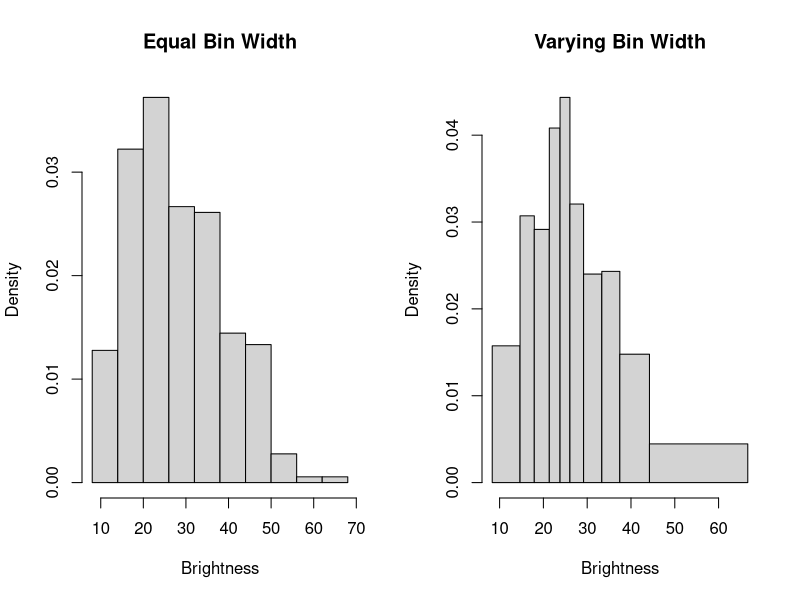
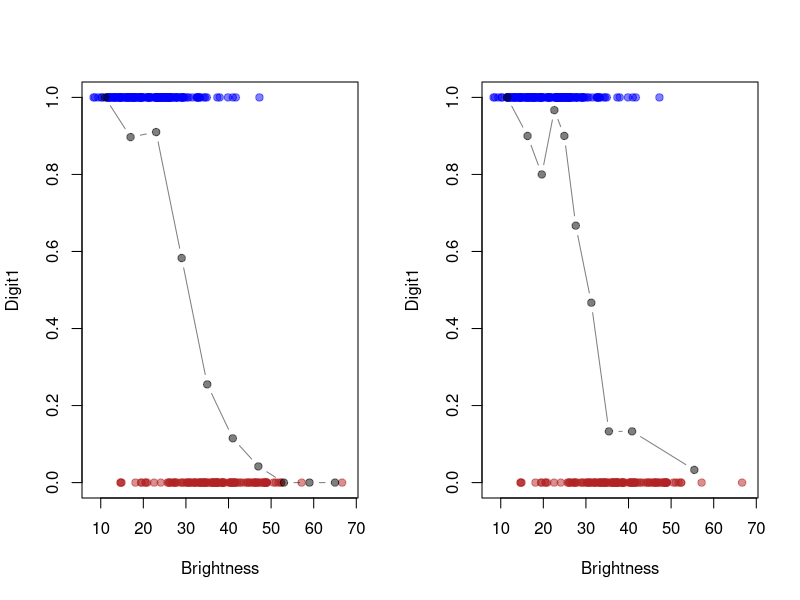
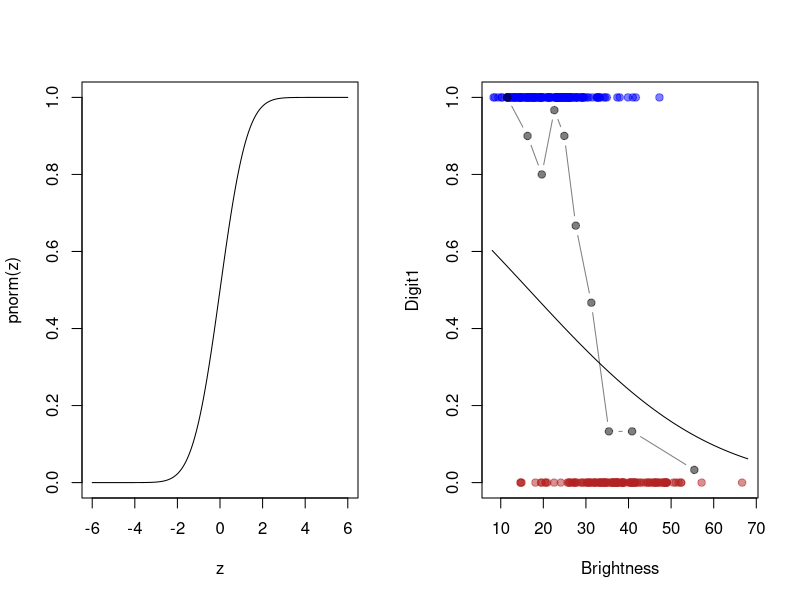
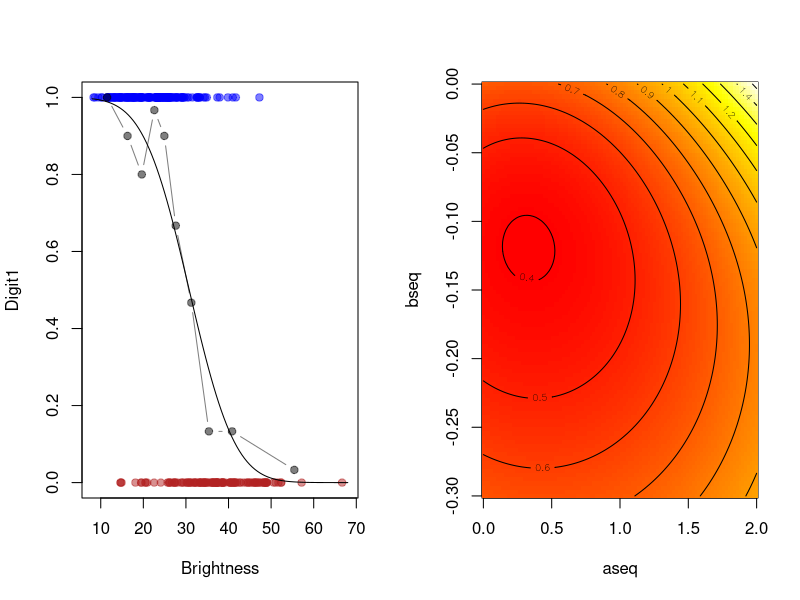
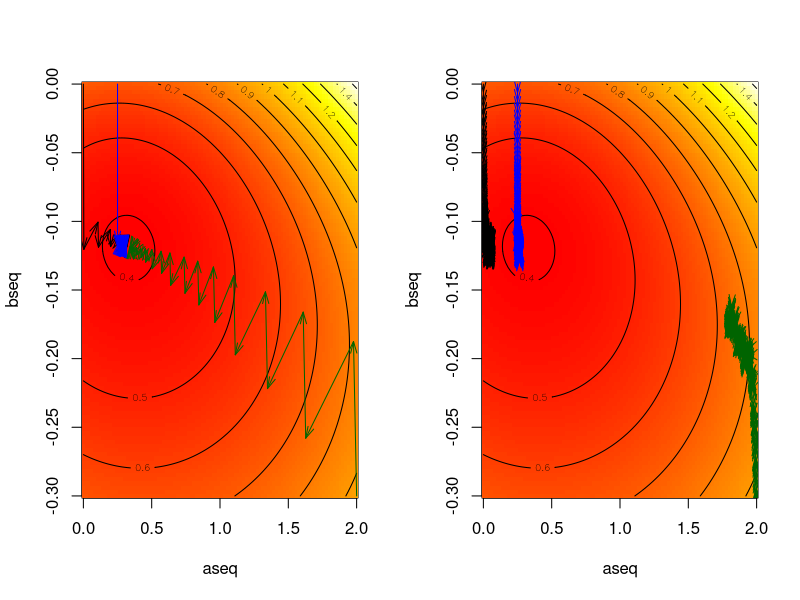
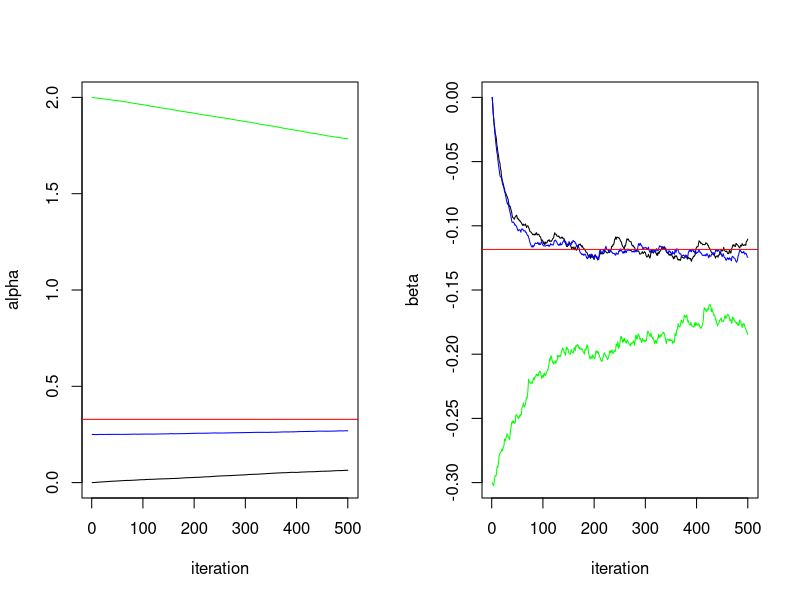

Here is the R script that generated these plots, in order:
## ---- chunk 1
one <- read.csv("one180.csv", header = T)
two <- read.csv("two120.csv", header = T)

Brightness <- c(rowMeans(one), rowMeans(two))
Digit1 <- c(rep(1, 180), rep(0, 120))

df <- data.frame('Brightness' = Brightness, 'Digit1' = Digit1)
head(df)
## ---- chunk 2
par(mfrow = c(1, 2))
hist(df$Brightness, breaks = seq(8, 68, 6), prob = TRUE, 
     main = 'Equal Bin Width', xlab = 'Brightness')
quant.brightness <- quantile(df$Brightness, seq(0, 1, length.out = 11))
hist(df$Brightness, breaks = quant.brightness, main = 'Varying Bin Width',
          xlab = 'Brightness')
## ---- chunk 3
plotting <- function(bright) { 
  plot( df$Brightness, df$Digit1, pch=19, 
        col=c(adjustcolor("firebrick",0.5), 
              adjustcolor("blue", 0.5))[df$Digit1 +1], 
        xlim=c(8,68), xlab="Brightness", ylab="Digit1" )
  
  propx = matrix(0, nrow=length(bright)-1, ncol=5)
  dimnames(propx)[[2]] = c("Lower", "Upper", "Total", 
                           "Num.Digit1", "Prop.Digit1")
  for (i in 1:nrow(propx)) {
    propx[i,1:2] = c(bright[i], bright[i+1])
    propx[i,3] = sum(df$Brightness > bright[i] & df$Brightness <= bright[i+1])
    propx[i,4] = sum(df$Digit1[df$Brightness > bright[i] & 
                                 df$Brightness <= bright[i+1]] )
    propx[i,5] = round(propx[i,4]/propx[i,3],3)
  }
  
  points( bright[-length(bright)]+ diff(bright)/2, 
          propx[,5], pch=19,  col=adjustcolor("black", 0.5), type='b' ) 
  propx
}


bright1 = seq(8, 68, 6)
bright2 = quantile(df$Brightness, seq(0,1,length.out=11))
par(mfrow = c(1,2))
plotting(bright1)
plotting(bright2)
## ---- chunk 4
z = seq(-6, 6, .01)
plot(z, pnorm(z), type='l')
## ---- chunk 5
plotting(bright2)
z = seq(8, 68, .01)
lines(z, pnorm(1/2-0.03*z))
## ---- chunk 6
createObjProbit <- function(x,y) {
  ## local variable
  xbar <- mean(x)
  ## Return this function
  function(theta) { 
    alpha <- theta[1]
    beta <- theta[2]
    y.hat = alpha + beta * (x - xbar)
    pi = pnorm(y.hat)
    
    -1*mean(y*log(pi/(1-pi)) + log(1-pi))
  }
}
## ---- chunk 7
createGradientProbit <- function(x,y) {
  ## local variables
  xbar <- mean(x)
  ybar <- mean(y)
  N <- length(x)
  
  function(theta) {
    alpha <- theta[1]
    beta <- theta[2]
    y.hat = alpha + beta * (x - xbar)
    pi = pnorm(y.hat)
    resids = y - pi
    wt = dnorm(y.hat)/(pi*(1-pi))
    
    -1*c(mean(resids*wt), mean(wt*(x - xbar) * resids))
  }
}
## ---- chunk 8
gradientDescent <- function(theta = 0, 
                            rhoFn, gradientFn, lineSearchFn, testConvergenceFn,
                            maxIterations = 100,  
                            tolerance = 1E-6, relative = FALSE, 
                            lambdaStepsize = 0.01, lambdaMax = 0.5 ) {
  
  converged <- FALSE
  i <- 0
  
  while (!converged & i <= maxIterations) {
    g <- gradientFn(theta) ## gradient
    glength <-  sqrt(sum(g^2)) ## gradient direction
    if (glength > 0) g <- g /glength
    
    lambda <- lineSearchFn(theta, rhoFn, g,  
                           lambdaStepsize = lambdaStepsize, 
                           lambdaMax = lambdaMax)
    
    thetaNew <- theta - lambda * g
    converged <- testConvergenceFn(thetaNew, theta,
                                   tolerance = tolerance,
                                   relative = relative)
    theta <- thetaNew
    i <- i + 1
  }
  
  ## Return last value and whether converged or not
  list(theta = theta, converged = converged, iteration = i, 
       fnValue = rhoFn(theta))
}


gridLineSearch <- function(theta, rhoFn, g, 
                           lambdaStepsize = 0.01, 
                           lambdaMax = 1) {
  ## grid of lambda values to search
  lambdas <- seq(from = 0, by = lambdaStepsize,  to = lambdaMax)
  
  ## line search
  rhoVals <- Map(function(lambda) {rhoFn(theta - lambda * g)}, lambdas)
  ## Return the lambda that gave the minimum
  lambdas[which.min(rhoVals)]
}

testConvergence <- function(thetaNew, thetaOld, tolerance = 1E-10, 
                            relative=FALSE) {
  sum(abs(thetaNew - thetaOld)) < if (relative) tolerance * sum(abs(thetaOld)) 
  else tolerance
}
## ---- chunk 9
gradient <- createGradientProbit(df$Brightness, df$Digit1) 
rho <- createObjProbit(df$Brightness, df$Digit1)


result <- gradientDescent(theta = c(0,0), 
                          rhoFn = rho, gradientFn = gradient,
                          lineSearchFn = gridLineSearch,
                          testConvergenceFn = testConvergence,
                          lambdaStepsize = 0.001, 
                          lambdaMax = 1)

Map(function(x){if (is.numeric(x)) round(x,4) else x}, result)
## ---- chunk 10
qnorm(0.6)
## ---- chunk 11
result <- gradientDescent(theta = c(qnorm(0.6),0), 
                          rhoFn = rho, gradientFn = gradient,
                          lineSearchFn = gridLineSearch,
                          testConvergenceFn = testConvergence,
                          lambdaStepsize = 0.001, 
                          lambdaMax = 1)

Map(function(x){if (is.numeric(x)) round(x,4) else x}, result)
## ---- chunk 12
temp = plotting(bright2)
z = seq(8, 68, length.out = 100)
lines(z, pnorm(0.3284 - 0.1181*(z- mean(df$Brightness))))
## ---- chunk 13
x = apply(temp[,1:2],1, mean)
probit.prop = pnorm(0.3284 - 0.1181*(x- mean(df$Brightness))) 
propx2 = cbind(temp, probit.prop)
round(propx2,3)
## ---- chunk 14
(qnorm(0.5)-0.3284)/(-0.1181)+mean(df$Brightness)
## ---- chunk 15
create.rho.contour.fn <- function(x, y) {
  xbar <- mean(x)
  ## Return this function
  function(alpha, beta) { 
    y.hat = alpha + beta * (x - xbar)
    pi = pnorm(y.hat)
    -1*mean(y*log(pi/(1-pi)) + log(1-pi))
  }
}

rho.to.plot = Vectorize(create.rho.contour.fn(df$Brightness, df$Digit1))

aseq = seq(0, 2,length = 100)
bseq = seq(-0.3, 0, length = 100)
z = outer(aseq, bseq , FUN=rho.to.plot)

image(aseq, bseq, z, col = heat.colors(100))
contour(aseq, bseq, z, add=T)
## ---- chunk 16
gradientDescentWithSolutionPath <- function(theta, 
      rhoFn, gradientFn, lineSearchFn, testConvergenceFn,
      maxIterations = 100,  
      tolerance = 1E-6, relative = FALSE, 
      lambdaStepsize = 0.01, lambdaMax = 0.5) {
  
  SolutionPath = matrix(NA,nrow = maxIterations, ncol = length(theta))
  SolutionPath[1,] = theta
  converged <- FALSE
  i <- 0
  
  while (!converged & i < (maxIterations-1) ) {
    g <- gradientFn(theta) ## gradient
    
    lambda <- lineSearchFn(theta, rhoFn, g,  
                lambdaStepsize = lambdaStepsize, lambdaMax = lambdaMax)
    
    thetaNew <- theta - lambda * g
    converged <- testConvergenceFn(thetaNew, theta,
                                   tolerance = tolerance,
                                   relative = relative)
    theta <- thetaNew
    i <- i + 1
    SolutionPath[(i+1),] = theta
  }
  SolutionPath = SolutionPath[1:(i+1),]
  ## Return last value and whether converged or not
  list(theta = theta, converged = converged, iteration = i, 
       fnValue = rhoFn(theta) , 
       SolutionPath = SolutionPath)
}
## ---- chunk 17
Optim1 = gradientDescentWithSolutionPath(rhoFn = rho, 
                                         gradientFn = gradient, 
                                         theta = c(0,0),
                                         lineSearchFn = gridLineSearch,
                                         testConvergenceFn = testConvergence,
                                         lambdaStepsize = 0.001,
                                         lambdaMax = 1,
                                         tolerance = 1e-3)
param1 = Optim1$theta 

Optim2 = gradientDescentWithSolutionPath(rhoFn = rho, 
                                         gradientFn = gradient, 
                                         theta = c(0.25,0),
                                         lineSearchFn = gridLineSearch,
                                         testConvergenceFn = testConvergence,
                                         lambdaStepsize = 0.001,
                                         lambdaMax = 1,
                                         tolerance = 1e-3)
param2 = Optim2$theta 

Optim3 = gradientDescentWithSolutionPath(rhoFn = rho, 
                                         gradientFn = gradient, 
                                         theta = c(2,-0.3),
                                         lineSearchFn = gridLineSearch,
                                         testConvergenceFn = testConvergence,
                                         lambdaStepsize = 0.001,
                                         lambdaMax = 1,
                                         tolerance = 1e-3)
param3 = Optim3$theta 

image(aseq, bseq, z, col = heat.colors(100) )
contour(aseq, bseq, z, add=T)

n.arrows = dim(Optim1$SolutionPath)[1]
for(i in 1:(n.arrows-1)){
  arrows(Optim1$SolutionPath[i,1],Optim1$SolutionPath[i,2],
         Optim1$SolutionPath[(i+1),1],Optim1$SolutionPath[(i+1),2],
         length = 0.12,angle = 15)
}

n.arrows = dim(Optim2$SolutionPath)[1]
for(i in 1:(n.arrows-1)){
  arrows(Optim2$SolutionPath[i,1],Optim2$SolutionPath[i,2],
         Optim2$SolutionPath[(i+1),1],Optim2$SolutionPath[(i+1),2],
         length = 0.12,angle = 15,col='blue')
}

n.arrows = dim(Optim3$SolutionPath)[1]
for(i in 1:(n.arrows-1)){
  arrows(Optim3$SolutionPath[i,1],Optim3$SolutionPath[i,2],
         Optim3$SolutionPath[(i+1),1],Optim3$SolutionPath[(i+1),2],
         length = 0.12,angle = 15,col='darkgreen')
}
## ---- chunk 18
knitr::kable(rbind('Optim1'=c(0,0,round(Optim1$theta[1],4),round(Optim1$theta[2],4),
                     Optim1[2:3],round(as.numeric(Optim1[4]),4)),
            'Optim2'=c(0.25,0,round(Optim2$theta[1],4),round(Optim2$theta[2],4),
                     Optim2[2:3],round(as.numeric(Optim2[4]),4)),
            'Optim3'=c(2,-0.3,round(Optim3$theta[1],4),round(Optim3$theta[2],4),
                     Optim3[2:3],round(as.numeric(Optim3[4]),4))),
      col.names = c('alpha0', 'beta0', 'alpha^*', 'beta^*', 'converged',
                    'iteration','fnValue'),
      align='c')
## ---- chunk 19
createStochasticGrad <- function(x,y, nsize) {
  ## local variables
  xbar <- mean(x)
  ybar <- mean(y)
  N <- length(x)
  
  function(theta) {
    alpha <- theta[1]
    beta <- theta[2]
    
    subset = sample(N, nsize)
    x = x[subset]
    y = y[subset]
    
    y.hat = alpha + beta * (x - xbar)
    pi = pnorm(y.hat)
    resids = y - pi
    wt = dnorm(y.hat)/(pi*(1-pi))
    
    -1*c(mean(resids*wt), mean(wt*(x - xbar) * resids))
  }
}
## ---- chunk 20
sgrad.fn = createStochasticGrad(df$Brightness, df$Digit1, nsize = 25)

fixedLineSearch <- function(theta, rhoFn, g, 
                            lambdaStepsize = 0.001, 
                            lambdaMax = 1) {
  lambdaStepsize
}

Optim1 = gradientDescentWithSolutionPath(rhoFn = rho, 
                                         gradientFn = sgrad.fn, 
                                         theta = c(0,0),
                                         lineSearchFn = fixedLineSearch,
                                         testConvergenceFn = testConvergence,
                                         lambdaStepsize = 0.001,
                                         maxIterations = 500)
param1 = Optim1$theta 

Optim2 = gradientDescentWithSolutionPath(rhoFn = rho, 
                                         gradientFn = sgrad.fn, 
                                         theta = c(0.25,0),
                                         lineSearchFn = fixedLineSearch,
                                         testConvergenceFn = testConvergence,
                                         lambdaStepsize = 0.001,
                                         maxIterations = 500)
param2 = Optim2$theta 

Optim3 = gradientDescentWithSolutionPath(rhoFn = rho, 
                                         gradientFn = sgrad.fn, 
                                         theta = c(2,-0.3),
                                         lineSearchFn = fixedLineSearch,
                                         testConvergenceFn = testConvergence,
                                         lambdaStepsize = 0.001,
                                         maxIterations = 500)
param3 = Optim3$theta 

image(aseq, bseq, z, col = heat.colors(100) )
contour(aseq, bseq, z, add=T)

n.arrows = dim(Optim1$SolutionPath)[1]
for(i in 1:(n.arrows-1)){
  arrows(Optim1$SolutionPath[i,1],Optim1$SolutionPath[i,2],
         Optim1$SolutionPath[(i+1),1],Optim1$SolutionPath[(i+1),2],
         length = 0.12,angle = 15)
}

n.arrows = dim(Optim2$SolutionPath)[1]
for(i in 1:(n.arrows-1)){
  arrows(Optim2$SolutionPath[i,1],Optim2$SolutionPath[i,2],
         Optim2$SolutionPath[(i+1),1],Optim2$SolutionPath[(i+1),2],
         length = 0.12,angle = 15,col='blue')
}

n.arrows = dim(Optim3$SolutionPath)[1]
for(i in 1:(n.arrows-1)){
  arrows(Optim3$SolutionPath[i,1],Optim3$SolutionPath[i,2],
         Optim3$SolutionPath[(i+1),1],Optim3$SolutionPath[(i+1),2],
         length = 0.12,angle = 15,col='darkgreen')
}
## ---- chunk 21

plot(Optim1$SolutionPath[, 1], type='l', ylim=c(0,2),
     xlab='iteration', ylab='alpha')
lines(Optim2$SolutionPath[,1], col='blue')
lines(Optim3$SolutionPath[,1], col='green')
abline(h=0.3284, col='red')

plot(Optim1$SolutionPath[, 2], type='l', ylim=c(-0.3,0),
     xlab='iteration', ylab='beta')
lines(Optim2$SolutionPath[,2], col='blue')
lines(Optim3$SolutionPath[,2], col='green')
abline(h=-0.1184, col='red')
